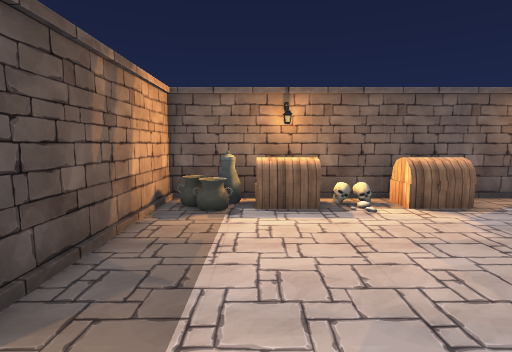
view 1 (above)

12 first-person views from a walk through a 3-D level made in the Unity game engine. The camera is 1.5 m above the floor, tilts 6° down and sees 80° across. Doors are open. The floor is counted in squares, 1 m on a side. Each view is taken from the middle of a square. On the plan, view 1 faces up. The plan holds only what a view shows up to about 15 squares ahead; the rest is blank. The place goes on beyond the plan. The player is left out. Some animated figures are left out. Some surface patterns are stand-ins.

view 2
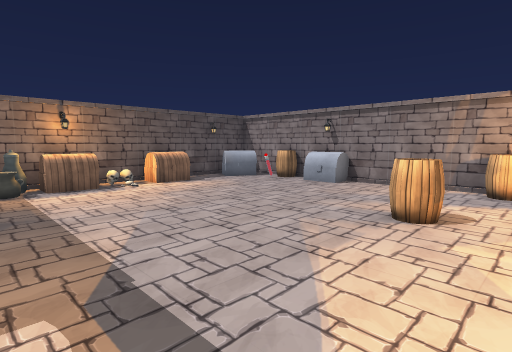

view 3
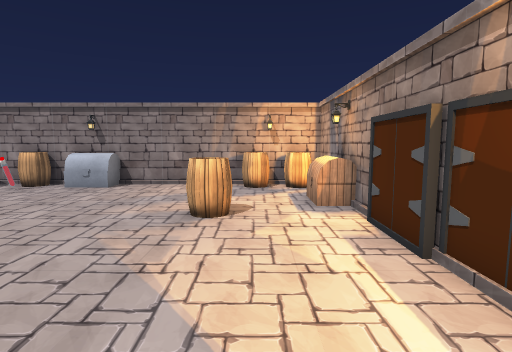

view 4
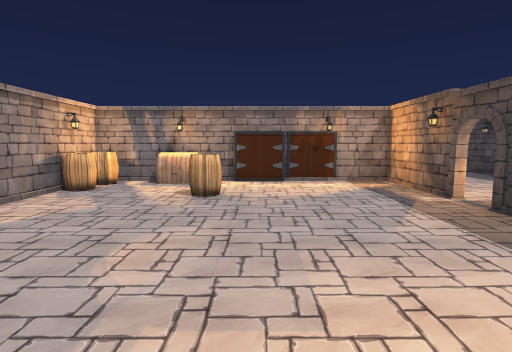

view 5
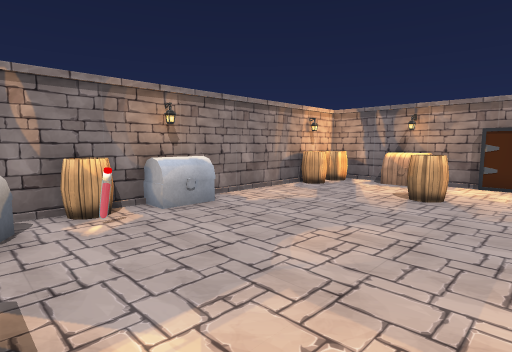

view 6
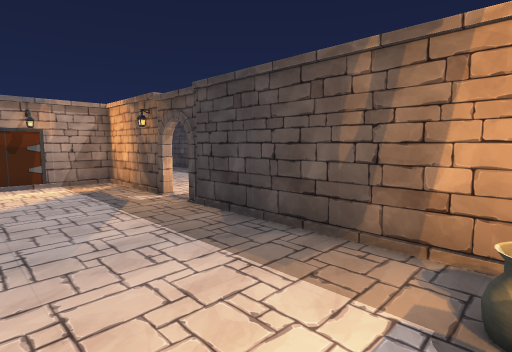

view 7
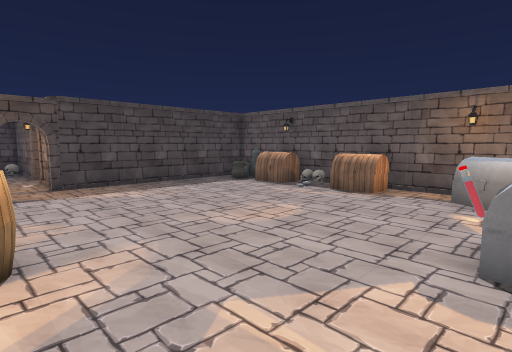

view 8
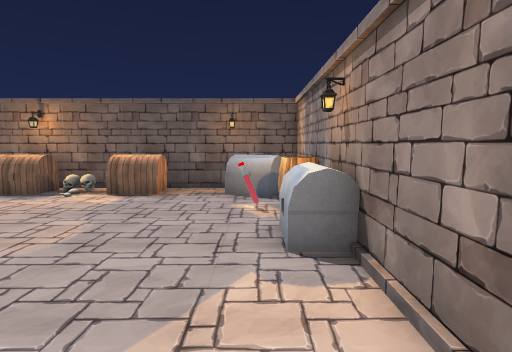

view 9
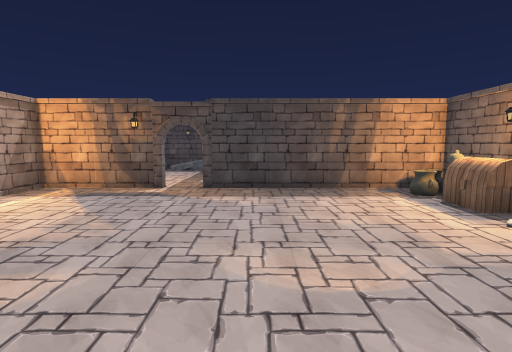

view 10
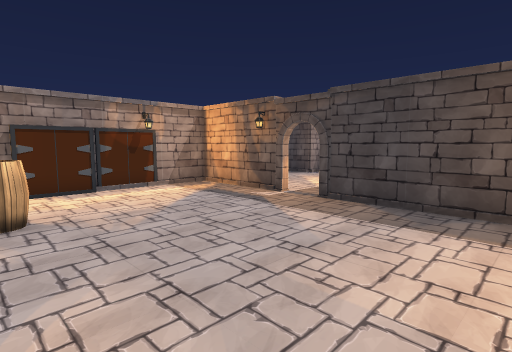

view 11
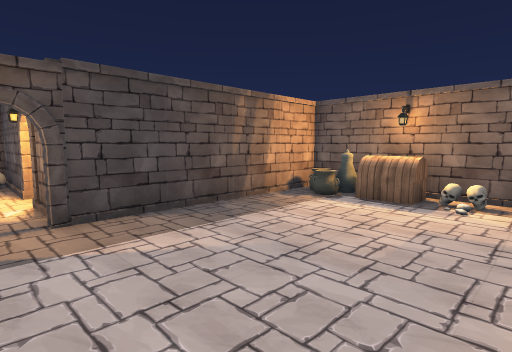

view 12
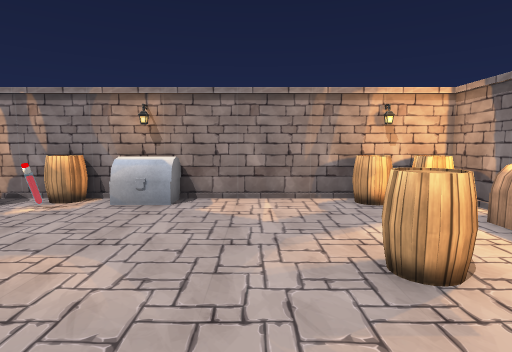

### Floor plan
Points are (right, up) in squares from view 1. A wall is a line through its corners. A room is listed if a view was taken in it or the views show most of it. See-through windows are left out.
Room 1 (views 1, 4, 5, 6, 7, 8, 9, 10, 11, 12)
walls: (-2.4, 0.6) (-2.4, 0.2); (-2.4, -1.2) (-2.4, -2.5); (9.5, 2.1) (8.5, 2.1); (3.8, -5.4) (9.4, -5.4) (9.4, 8.4) (-2.4, 8.4) (-2.4, 2.4); (-2.4, -4.4) (-2.4, -5.4); (-1.4, -5.4) (-0.2, -5.4)
low walls: (8.5, 2.1) (8.5, 2.6); (8.4, 6.3) (8.1, 6.5)
ways out: opening at (-2.5, -3.5) to room 2; open door at (-2.5, -0.5) to room 2; open door at (-5, 0)
objects: pot (-2, 7); pot (-1, 7); pot (-1, 8) to (0, 8); other object (0, -5) to (1, -5); chest (0, 7) to (1, 8); other object (3, -5); barrel (4, -2) to (5, -2); chest (4, 7) to (5, 8); chest (5, -5) to (7, -5); barrel (8, -3) to (9, -3); potion (8, 5); barrel (9, -5) to (9, -4); barrel (9, 5)
Room 2 (views 2, 3)
walls: (-2.4, -5.4) (-1.4, -5.4); (-3.8, 0.4) (-4.9, 0.4)
ways out: opening at (-2.5, -3.5) to room 1; open door at (-2.5, -0.5) to room 1

Positions as (right, up) in squares from view 1, and headings:
1: (0, 0), facing up
2: (-2, -4), facing up-right
3: (-2, -3), facing right
4: (3, 7), facing down
5: (2, 7), facing down-right
6: (2, 7), facing down-left
7: (9, -2), facing up-left
8: (8, -2), facing up
9: (8, 2), facing left
10: (5, 5), facing down-left
11: (4, -1), facing up-left
12: (1, 0), facing right
